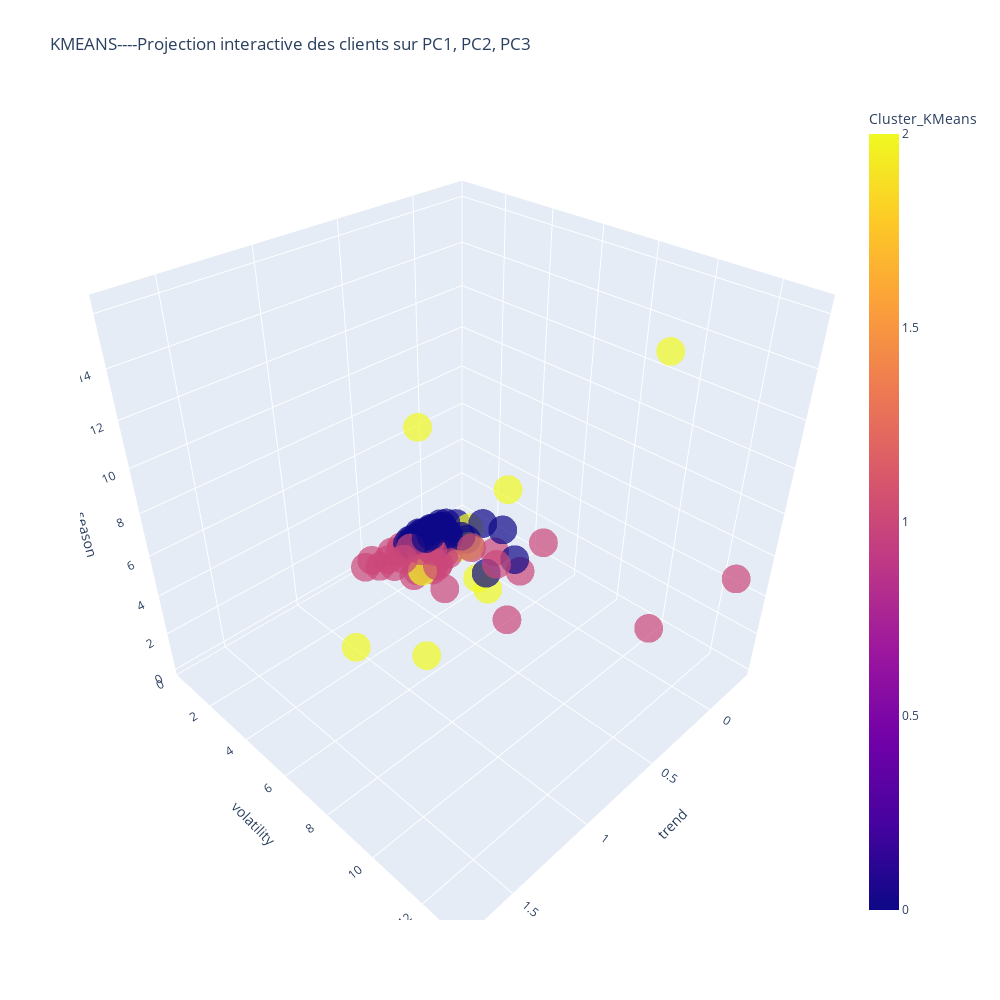

The notebook cell this image was saved under:
### Code cell
fig = px.scatter_3d(
    X, x='trend', y='volatility', z='season',
    color='Cluster_KMeans',
    title="KMEANS----Projection interactive des clients sur PC1, PC2, PC3",
    opacity=0.7,
    width=1000, height=1000,
)

# Fixer la taille des points ici
fig.update_traces(marker=dict(size=10))

fig.show()
